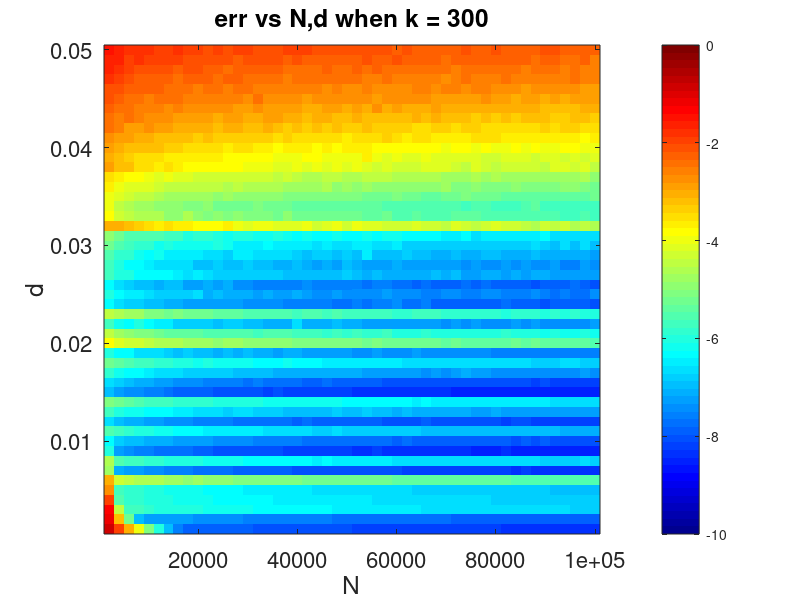
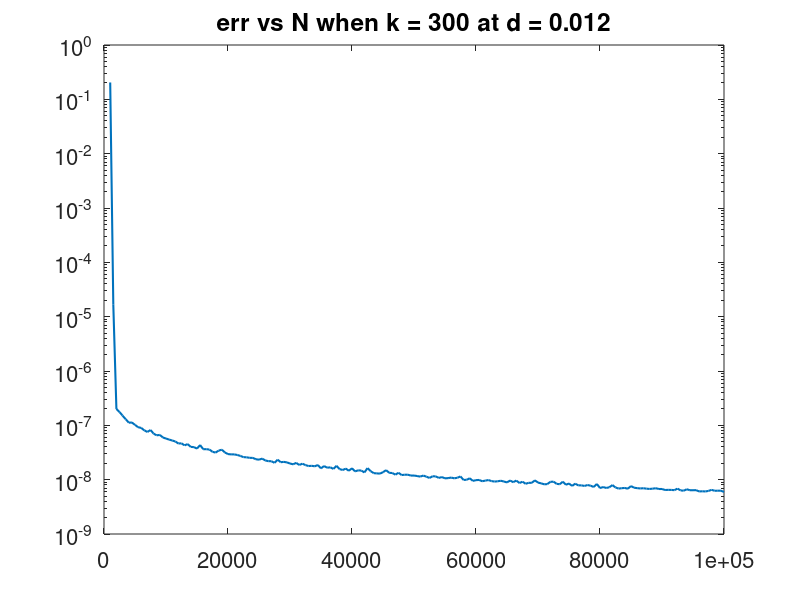
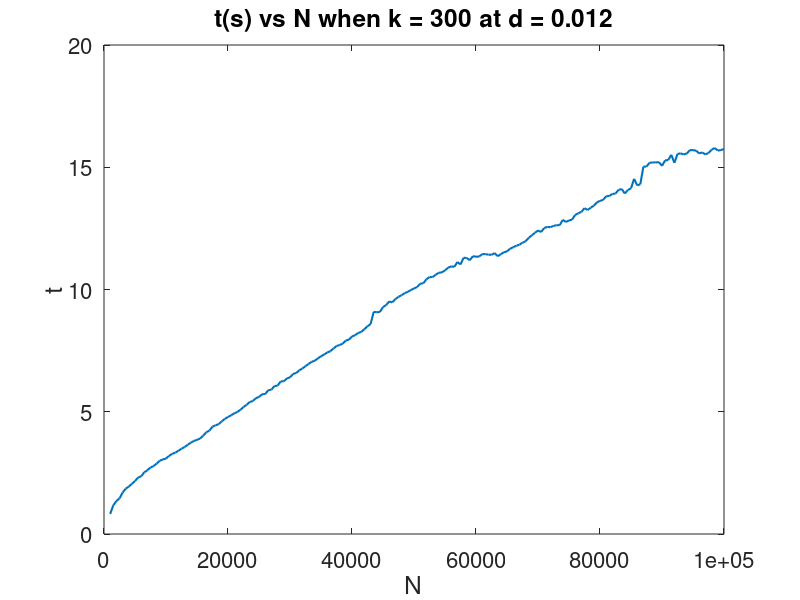
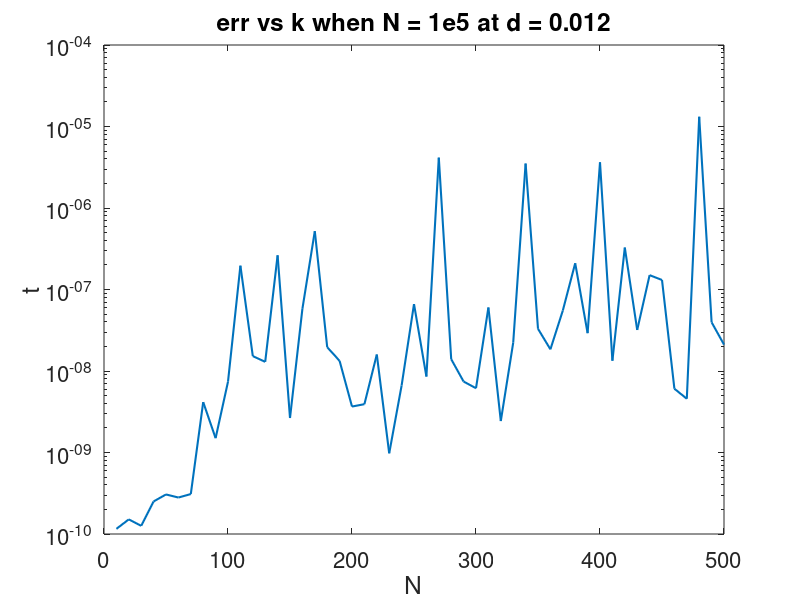

Here is the MATLAB script that generated these plots, in order:
load('scat_k300_Nsds.mat'); 
imagesc(Ns, ds, log10(err')); colorbar; caxis([-10 0]); colorbar; set(gca, 'FontSize', 16); axis xy;
colormap jet; 
title('err vs N,d when k = 300'); 
xlabel('N'); 
ylabel('d'); 
saveas(gcf, 'k300_Nsds.eps', 'epsc2');

figure; 
load('scat_k30.mat'); 
semilogy(Ns, err, 'LineWidth', 1.5); set(gca, 'FontSize', 16); 
title('err vs N when k = 30'); 
figure; 
plot(Ns, ts', 'LineWidth', 1.5); set(gca, 'FontSize', 16); 
title('t(s) vs N when k = 30'); 

figure; 
load('scat_k300.mat'); 
semilogy(Ns, err, 'LineWidth', 1.5); set(gca, 'FontSize', 16); 
title('err vs N when k = 300 at d = 0.012'); 
saveas(gcf, 'k300_err_vs_N.eps', 'epsc2');
xlabel('N'); 
ylabel('err'); 
figure; 
plot(Ns, ts', 'LineWidth', 1.5); set(gca, 'FontSize', 16); 
title('t(s) vs N when k = 300 at d = 0.012');
xlabel('N'); 
ylabel('t'); 
saveas(gcf, 'k300_t_vs_N.eps', 'epsc2');

figure; 
load('scat_k3000.mat');
semilogy(Ns, err, 'LineWidth', 1.5); set(gca, 'FontSize', 16); 
title('err vs N when k = 3000'); 
figure; 
plot(Ns, ts', 'LineWidth', 1.5); set(gca, 'FontSize', 16); 
title('t(s) vs N when k = 3000'); 

figure; 
load('scat_N1e5_ks.mat'); 
semilogy(ks, err, 'LineWidth', 1.5); set(gca, 'FontSize', 16); 
title('err vs k when N = 1e5 at d = 0.012'); 
xlabel('N'); 
ylabel('t'); 
saveas(gcf, 'N1e5_err_vs_k.eps', 'epsc2');
figure; 
plot(ks, ts', 'LineWidth', 1.5); set(gca, 'FontSize', 16); 
title('t(s) vs N when N = 1e5 at d = 0.012'); 
xlabel('k'); 
ylabel('t'); 
saveas(gcf, 'N1e5_t_vs_k.eps', 'epsc2');